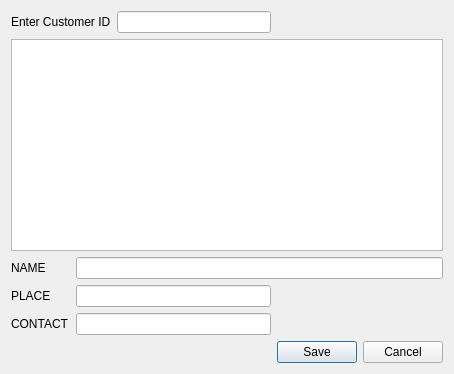
<?xml version="1.0" encoding="UTF-8"?>
<ui version="4.0">
 <class>customer_edit</class>
 <widget class="QDialog" name="customer_edit">
  <property name="geometry">
   <rect>
    <x>0</x>
    <y>0</y>
    <width>454</width>
    <height>374</height>
   </rect>
  </property>
  <property name="windowTitle">
   <string>Dialog</string>
  </property>
  <layout class="QGridLayout" name="gridLayout">
   <item row="0" column="0" colspan="2">
    <widget class="QLabel" name="label">
     <property name="text">
      <string>Enter Customer ID</string>
     </property>
    </widget>
   </item>
   <item row="0" column="2">
    <widget class="QLineEdit" name="c_id"/>
   </item>
   <item row="1" column="0" colspan="4">
    <widget class="QListView" name="cdeatail_output"/>
   </item>
   <item row="2" column="0">
    <widget class="QLabel" name="label_2">
     <property name="text">
      <string>NAME</string>
     </property>
    </widget>
   </item>
   <item row="2" column="1" colspan="3">
    <widget class="QLineEdit" name="lineEdit"/>
   </item>
   <item row="3" column="0">
    <widget class="QLabel" name="label_3">
     <property name="text">
      <string>PLACE</string>
     </property>
    </widget>
   </item>
   <item row="3" column="1" colspan="2">
    <widget class="QLineEdit" name="lineEdit_2"/>
   </item>
   <item row="4" column="0">
    <widget class="QLabel" name="label_4">
     <property name="text">
      <string>CONTACT</string>
     </property>
    </widget>
   </item>
   <item row="4" column="1" colspan="2">
    <widget class="QLineEdit" name="lineEdit_3"/>
   </item>
   <item row="5" column="3">
    <widget class="QDialogButtonBox" name="buttonBox">
     <property name="orientation">
      <enum>Qt::Horizontal</enum>
     </property>
     <property name="standardButtons">
      <set>QDialogButtonBox::Cancel|QDialogButtonBox::Save</set>
     </property>
    </widget>
   </item>
  </layout>
 </widget>
 <resources/>
 <connections>
  <connection>
   <sender>buttonBox</sender>
   <signal>accepted()</signal>
   <receiver>customer_edit</receiver>
   <slot>accept()</slot>
   <hints>
    <hint type="sourcelabel">
     <x>248</x>
     <y>254</y>
    </hint>
    <hint type="destinationlabel">
     <x>157</x>
     <y>274</y>
    </hint>
   </hints>
  </connection>
  <connection>
   <sender>buttonBox</sender>
   <signal>rejected()</signal>
   <receiver>customer_edit</receiver>
   <slot>reject()</slot>
   <hints>
    <hint type="sourcelabel">
     <x>316</x>
     <y>260</y>
    </hint>
    <hint type="destinationlabel">
     <x>286</x>
     <y>274</y>
    </hint>
   </hints>
  </connection>
 </connections>
</ui>
